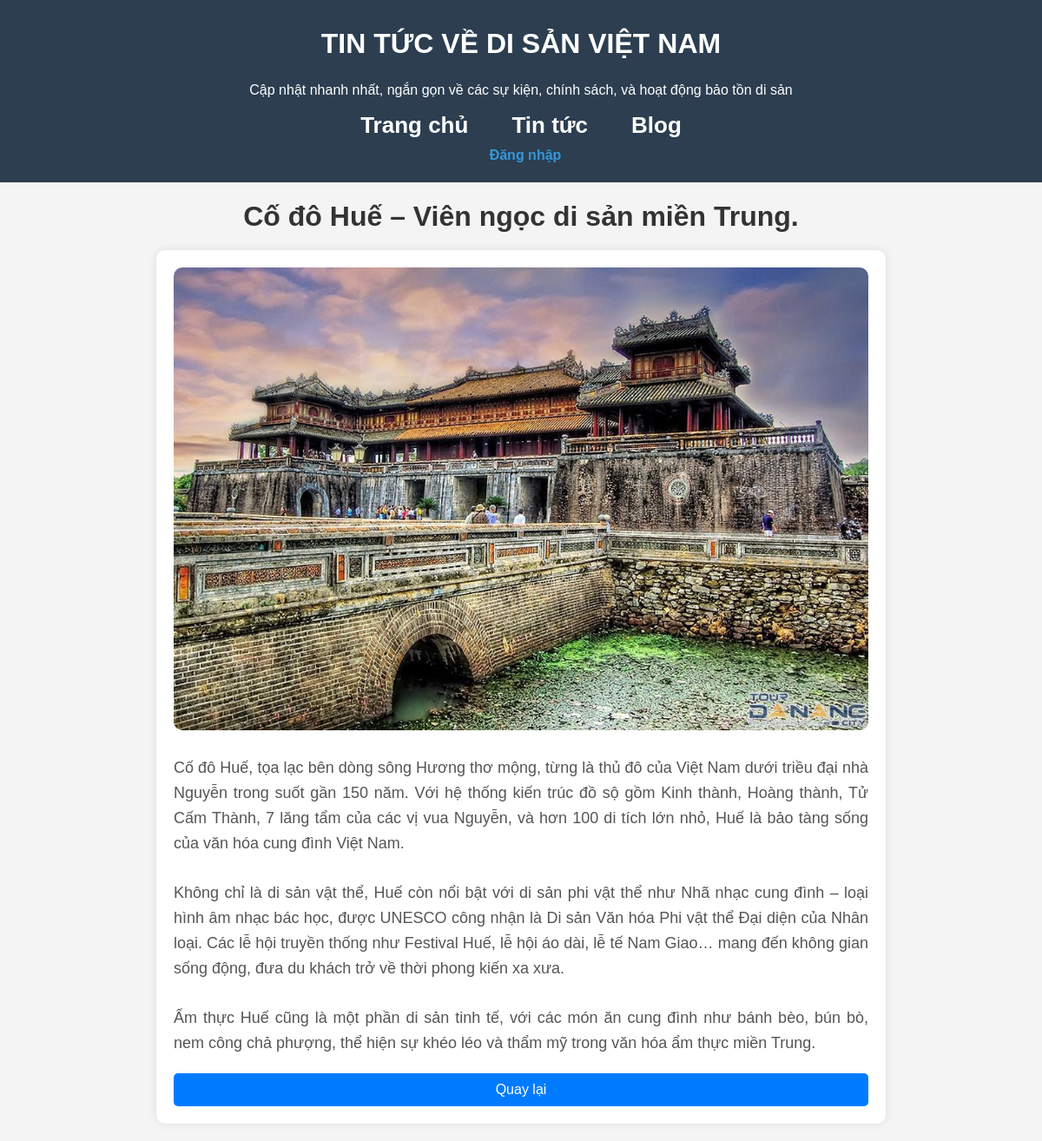
The page /pages/blog-news/news/heritage.php?id=15 on the database its author committed.
### tables this page shows
CREATE TABLE `tintuc` (
  `id` int(11) NOT NULL,
  `tieude` varchar(255) NOT NULL,
  `noidung` text NOT NULL,
  `hinhanh` varchar(255) NOT NULL,
  `ngay_dang` datetime DEFAULT current_timestamp()
);

### pages/blog-news/news/heritage.php (the view, shortened to what this page needs)
<?php
include '../../../includes/db.php';
$id = intval($_GET['id']);
$sql = "SELECT tieude, noidung, hinhanh FROM tintuc WHERE id = ?";
$stmt = $conn->prepare($sql);
$stmt->bind_param("i", $id);
$stmt->execute();
$result = $stmt->get_result();
$article = $result->fetch_assoc();
?>
<!DOCTYPE html>
<html lang="vi">
<head>
    <link rel="stylesheet" href="../includes/header.css">
</head>
<body>
    <?php include '../includes/header.php'; ?>
    <div style="margin-bottom: 0px;">
        <h1><?php echo htmlspecialchars($article["tieude"]); ?></h1>
    </div>
    <div class="container single-article">
        <img src="./images/<?php echo htmlspecialchars($article['hinhanh']); ?>"
            alt="<?php echo htmlspecialchars($article['tieude']); ?>"
            onerror="this.onerror=null;this.src='./images/default.jpg';">
        <p><?php echo nl2br(htmlspecialchars($article["noidung"])); ?></p>
        <a href="./news.php" class="back-link">Quay lại</a>
    </div>
</body>
</html>

### pages/blog-news/news/heritage.php (style rules this page uses)
body { font-family: Arial, sans-serif; background-color: #f4f4f4; margin: 0; padding: 0; }
.container { max-width: 800px; background: #fff; margin: 20px auto; padding: 20px; border-radius: 10px; box-shadow: 0 0 10px rgba(0, 0, 0, 0.1); }
h1 { text-align: center; color: #333; margin-bottom: 20px; }
.single-article img { width: 100%; height: auto; border-radius: 10px; margin-bottom: 20px; }
.single-article p { font-size: 18px; line-height: 1.6; color: #555; text-align: justify; margin-top: 5px; }
.back-link { display: block; text-align: center; margin-top: 20px; padding: 10px; background: #007BFF; color: white; text-decoration: none; font-size: 16px; border-radius: 5px; transition: background 0.3s; }

### rows shown on the page
tintuc: tieude "Cố đô Huế – Viên ngọc di sản miền Trung.", hinhanh (picture), noidung "Cố đô Huế, tọa lạc bên dòng sông Hương thơ mộng, từng là thủ đô của Việt Nam dưới triều đại nhà Nguyễn trong suốt gần 150 năm. Với hệ thống kiến trúc đồ sộ gồm Kinh thành, Hoàng thành, Tử Cấm Thành, 7 lăng tẩm của các vị vua Nguyễn, và hơn 100 di tích lớn nhỏ, Huế là bảo tàng sống của văn hóa cung đình Việt Nam. Không chỉ là di sản vật thể, Huế còn nổi bật với di sản phi vật thể như Nhã nhạc cung đình – loại hình âm nhạc bác học, được UNESCO công nhận là Di sản Văn hóa Phi vật thể Đại diện của Nhân loại. Các lễ hội truyền thống như Festival Huế, lễ hội áo dài, lễ tế Nam Giao… mang đến không gian sống động, đưa du khách trở về thời phong kiến xa xưa. Ẩm thực Huế cũng là một phần di sản tinh…"
